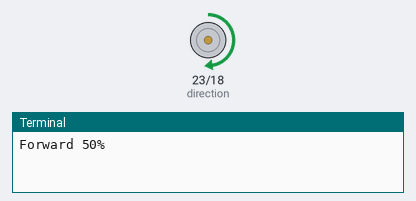
Recording of a program running on a simulated Raspberry Pi (BCM pin numbers). On the bench: direction and speed pins drawn as motors (green arrow = direction pin HIGH = forward, orange = LOW = backward, longer = more drive), the last lines printed to the terminal. At 22.0 s the program stops and its outputs stay as they are.

Above: at 0.1 s.
At 5.1 s:
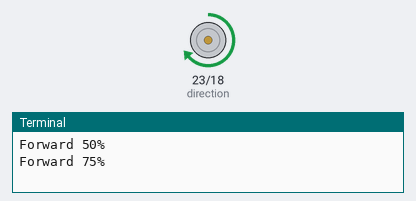
At 12.1 s:
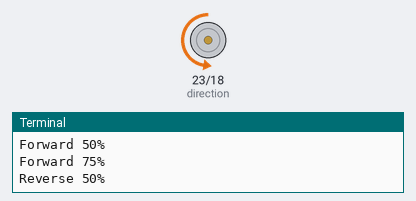
At 22.1 s:
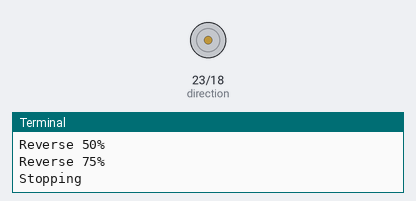
Timing chart, 0 to 23.5 s (numbered marks = the images above):
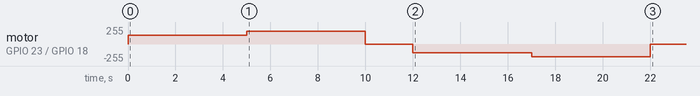

The program:

motor_test.py
```python
from gpiozero import PWMOutputDevice, DigitalOutputDevice
from time import sleep

PWM_PIN = 18
DIR_PIN = 23

# Setup
pwm = PWMOutputDevice(PWM_PIN, frequency=1000)
direction = DigitalOutputDevice(DIR_PIN)

try:

    # Forward 50%
    print("Forward 50%")
    direction.on()
    pwm.value = 0.5
    sleep(5)

    # Forward 75%
    print("Forward 75%")
    pwm.value = 0.75
    sleep(5)

    # Stop briefly
    pwm.value = 0
    sleep(2)

    # Reverse 50%
    print("Reverse 50%")
    direction.off()
    pwm.value = 0.5
    sleep(5)

    # Reverse 75%
    print("Reverse 75%")
    pwm.value = 0.75
    sleep(5)

    # Stop
    print("Stopping")
    pwm.value = 0

finally:
    pwm.close()
    direction.close()
```

Measured:
- by itself, motor on GPIO 23 (direction) / GPIO 18 (PWM_PIN): stopped → forward 128/255 at 0.00 s, → forward 191/255 5.0 s later, → stopped 5.0 s later, → backward 128/255 2.0 s later, … (6 changes in this stretch)
